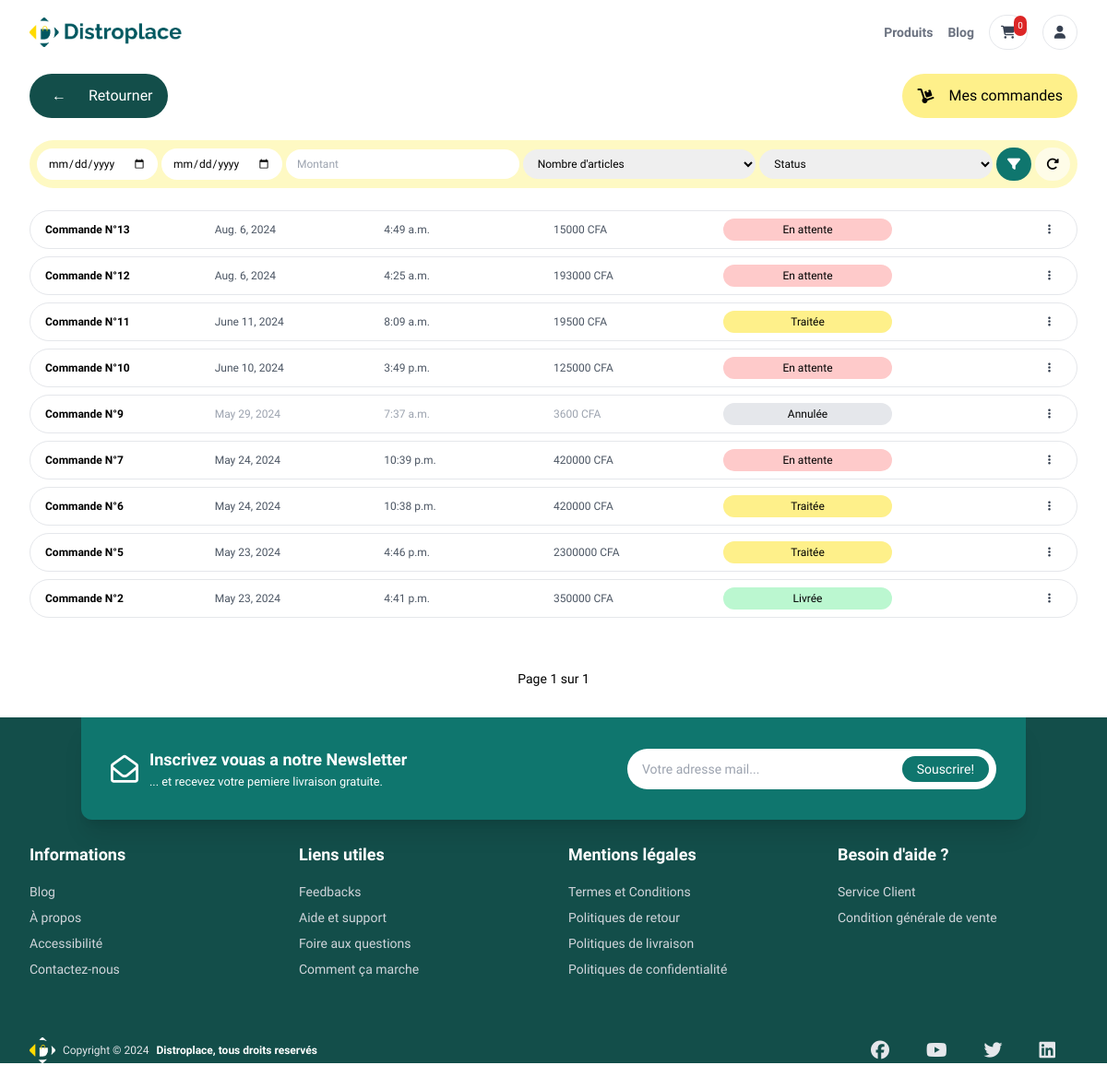
The page /store/orders/ (signed in) on the database its author committed.
### store/models.py (models this page shows, shortened)
class Order(models.Model):
    client = models.ForeignKey(
        CustomUser, on_delete=models.SET_NULL, null=True)
    phone = models.CharField(max_length=255)
    status = models.CharField(
        max_length=50, choices=order_statuses, default='pending')
    items = models.IntegerField(default=0)
    amount = models.IntegerField(default=0)
    timestamp = models.DateTimeField(auto_now_add=True)
    is_cancelled = models.BooleanField(default=False)

### store/views.py (the view)
# urls.py: path('orders/', dash_orders, name='dash_orders'),
@login_required(login_url='login')
def orders(req):
    user = req.user
    min_date_query = req.GET.get('min_date')
    max_date_query = req.GET.get('max_date')
    phone_query = req.GET.get('phone')
    amount_query = req.GET.get('amount')
    items_query = req.GET.get('items')
    status_query = req.GET.get('status')
    if not user.is_staff:
        base_query = Order.objects.filter(user=user).order_by('-timestamp')
    else:
        base_query = Order.objects.all().order_by('-timestamp')
    if min_date_query:
        base_query = base_query.filter(timestamp__date__gte=min_date_query)
    if max_date_query:
        base_query = base_query.filter(timestamp__date__lte=max_date_query)
    if phone_query:
        base_query = base_query.filter(phone=phone_query)
    if amount_query:
        base_query = base_query.filter(amount=amount_query)
    if items_query:
        base_query = base_query.filter(items=items_query)
    if status_query:
        base_query = base_query.filter(status=status_query)
    orders = base_query
    objects = paginate_objects(req, orders)
    context = {
        "orders_page": "active",
        'title': 'Orders',
        "objects": objects,  # Use paginated objects here
    }
    return render(req, 'store/orders.html', context)

### store/cart.py (called while the page is built)
    def __len__(self):
        return sum(item['quantity'] for item in self.cart.values())

### store/context_processors.py (called while the page is built)
def cart(request):
    return {'cart': Cart(request)}

### utils.py (called while the page is built)
def h_encode(id):
    return hashids.encode(id)

def paginate_objects(req, obj_list, obj_count=12):
    p = Paginator(obj_list, obj_count)
    page = req.GET.get('page')
    objects = p.get_page(page)
    return objects

    def to_url(self, value):
        return h_encode(value)

### store/templates/store/orders.html (shortened to what this page needs)
{% extends 'main.html' %} {% load static %} {% block content %}
<div class="px-4 lg:px-8 max-w-7xl mx-auto flex flex-col gap-6">
  <div class="flex justify-between">
    <div
      class="bg-teal-900 py-2 px-4 rounded-full flex items-center text-white gap-4"
    >
      <a
        id="back-button"
        class="inline-block px-2 py-1 font-bold hover:bg-yellow-300 hover:text-black rounded-full transition-all duration-300"
        href="#"
        >&larr;</a
      >
      Retourner
    </div>
    <span
      class="flex items-center gap-4 py-2 px-4 rounded-full bg-yellow-200 text-black"
      ><i class="fa-solid fa-dolly"></i> Mes commandes</span
    >
  </div>
  <form
    id="filter"
    class="p-2 w-full bg-yellow-100 rounded-full flex justify-between items-center gap-1 text-sm xl:text-sm"
    hx-boost="true"
    method="GET"
    action="{% url 'orders' %}"
  >
    <section class="w-full flex justify-between items-center gap-1 text-xs">
      {% include 'dashboard/components/date_margins.html' %}
      <input
        placeholder="Montant"
        name="amount"
        type="text"
        class="px-3 py-2 rounded-full focus:bg-gray-100 outline-none w-full cursor-pointer"
      />
      <select
        name="items"
        class="hidden md:inline px-3 py-2 rounded-full focus:bg-gray-100 outline-none w-full"
      >
        <option value="" selected disabled>Nombre d'articles</option>
      </select>
      <select
        name="status"
        class="hidden sm:flex px-3 py-2 rounded-full focus:bg-gray-100 outline-none w-full cursor-pointer"
      >
        <option value="" selected="true" disabled="disabled">Status</option>
      </select>
    </section>
    <button
      class="px-3 py-2 bg-teal-700 hover:bg-teal-900 text-white hover:text-yellow-300 rounded-full transition duration-200 ease-in"
      type="submit"
    >
      <i class="fa-solid fa-filter"></i>
    </button>
    <button
      class="px-3 py-2 bg-yellow-50 hover:bg-yellow-300 hover:text-black rounded-full transition duration-200 ease-in"
      type="submit"
      onclick="clearForm()"
    >
      <i class="fa-solid fa-rotate-right"></i>
    </button>
  </form>
  {% if not objects %}
  <div class="flex flex-col items-center gap-4 my-20 mx-auto">
    <i class="fa-solid fa-dolly text-teal-900 text-9xl"></i>
    <span>Aucune commande trouvée</span>
  </div>
  {% else %}
  <div class="flex flex-col gap-2">
    {% for obj in objects %}
    {% include 'store/components/order_card.html' %}
    {% endfor %}
  </div>
  {% include 'paginator.html' %}
  {% endif %}
  {% endblock %}

### store/templates/store/components/order_card.html (shortened to what this page needs)
{% load static %}
<div
  class="py-2 px-4 w-full bg-white hover:bg-gray-100 {% if obj.status == 'cancelled' %} text-gray-400 {% else %} text-gray-600 {% endif %} text-xs xl:text-sm flex justify-between items-center lg:grid lg:grid-cols-6 rounded-full border hover:shadow-lg transition duration-200 ease-in"
>
  <h3 class="font-bold text-black">Commande N°{{obj.id}}</h3>
  <p>
    {{obj.timestamp.date}}
  </p>
  <p>
    {{obj.timestamp.time}}
  </p>
  <p>
    {{obj.amount}} CFA
  </p>
  {% include 'store/components/order_status.html' %}
  <div class="w-full text-end relative text-gray-700">
    <button
      type="button"
      class="bg-white hover:text-teal-700 px-3 py-1 rounded-full"
      name="orderSentry"
      id="orderSentry"
      aria-expanded="false"
      aria-haspopup="true"
      onclick="toggleHostActionDropdown(this,'{{obj.id}}')"
    >
      <i class="fa-sharp fa-solid fa-ellipsis-vertical"></i>
    </button>
  </div>
</div>

### store/templates/store/components/order_status.html (shortened to what this page needs)
{% if not curr_obj %} {% if obj.status == 'pending' %}
<span class="bg-red-200 text-black text-xs text-center px-3 py-1 rounded-full">
  {{obj.get_status_display}}
</span>
{% elif obj.status == 'processed' %}
<span
  class="bg-yellow-200 text-black text-xs text-center px-3 py-1 rounded-full"
>
  {{obj.get_status_display}}
</span>
{% elif obj.status == 'delivered' %}
<span
  class="bg-green-200 text-black text-xs text-center px-3 py-1 rounded-full"
>
  {{obj.get_status_display}}
</span>
{% else %}
<span class="bg-gray-200 text-black text-xs text-center px-3 py-1 rounded-full">
  {{obj.get_status_display}}
</span>
{% endif %}
{% endif %}

### templates/main.html (style rules this page uses)
body { font-family: "Helvetica", sans-serif; }

### rows shown on the page
Order: id "13", timestamp "Aug. 6, 2024", timestamp.time "4:49 a.m.", amount "15000", status "En attente"
Order: id "12", timestamp "Aug. 6, 2024", timestamp.time "4:25 a.m.", amount "193000", status "En attente"
Order: id "11", timestamp "June 11, 2024", timestamp.time "8:09 a.m.", amount "19500", status "Traitée"
Order: id "10", timestamp "June 10, 2024", timestamp.time "3:49 p.m.", amount "125000", status "En attente"
Order: id "9", timestamp "May 29, 2024", timestamp.time "7:37 a.m.", amount "3600", status "Annulée"
Order: id "7", timestamp "May 24, 2024", timestamp.time "10:39 p.m.", amount "420000", status "En attente"
Order: id "6", timestamp "May 24, 2024", timestamp.time "10:38 p.m.", amount "420000", status "Traitée"
Order: id "5", timestamp "May 23, 2024", timestamp.time "4:46 p.m.", amount "2300000", status "Traitée"
Order: id "2", timestamp "May 23, 2024", timestamp.time "4:41 p.m.", amount "350000", status "Livrée"

### other values the page prints
{{ cart|length }} "0"
{{ objects.number }} "1"
{{ objects.paginator.num_pages }} "1"
